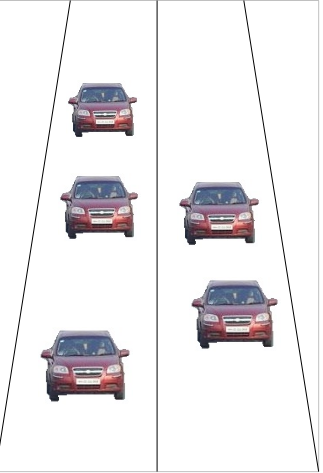
#> input picture code/python/CASE1/Lane1.png, 323 x 473 px, found by its file name
$ python decision.py   (Python 2 division)
#> lines starting #> are read from the running program, lines starting #| are printed output that depends on the picture; after the words box and inside, x2 and y2 are one past the last pixel; in counts of white or black regions, pixels touching at a corner belong together
### code/python/imaging.py
import sys
import numpy as np
import cv2
import math
cascade_src = 'cars.xml'

def display_image(windowName, image):
    cv2.namedWindow(windowName, cv2.WINDOW_NORMAL)
    cv2.imshow(windowName, image)

def noOfVehicles(image_name, direction):
    og = cv2.imread(image_name, 0)
    #display_image(image_name + " og", og)
    if direction=='L':
        og = og[:, :int(og.shape[1]*0.65)]
    elif direction=='R':
        og = og[:, int(og.shape[1]*0.35):]
    car_cascade = cv2.CascadeClassifier(cascade_src)
    cars = car_cascade.detectMultiScale(og, 1.1, 1)
    for (x,y,w,h) in cars:
        cv2.rectangle(og,(x,y),(x+w,y+h),(0,0,255),2)
    display_image("detected", og)
    if len(cars)==0:
        return 0
    return cars.shape[0]

def main():
    print noOfVehicles('cases/CASE1/Lane3.png', 'L')
    cv2.waitKey(0)

# [2 lines that do not run on import are left out]

### code/python/decision.py
import sys
import serial
import time
from imaging import noOfVehicles

lowU = 4
mediumU = 8
active = 1 #setting default active phase

#period for each phase has been red in seconds
redTimes = [0, 0, 0, 0]

scenario = [[0, 0], [0, 0], [0, 0], [0, 0]]

lastSentPhase = 0

decisionTable = [
   ['L', 'L', 'Y'],
   ['L', 'M', 'Y'],
   ['L', 'H', 'N'],
   ['M', 'L', 'Y'],
   ['M', 'M', 'Y'],
   ['M', 'H', 'N'],
   ['H', 'L', 'Y'],
   ['H', 'M', 'Y'],
   ['H', 'H', 'Y']
  ]
flowUrgencyTable = [
  ['L', 'L', 'L'],
  ['L', 'M', 'L'],
  ['L', 'H', 'L'],
  ['M', 'L', 'M'],
  ['M', 'M', 'M'],
  ['M', 'H', 'L'],
  ['H', 'L', 'H'],
  ['H', 'M', 'H'],
  ['H', 'H', 'M']
]
redTimeTable = [
  ['L', 'L', 'L'],
  ['L', 'M', 'L'],
  ['L', 'H', 'M'],
  ['M', 'L', 'L'],
  ['M', 'M', 'M'],
  ['M', 'H', 'H'],
  ['H', 'L', 'M'],
  ['H', 'M', 'H'],
  ['H', 'H', 'M']
]
observanceTable = [
  ['L', 'L', 'L'],
  ['L', 'M', 'L'],
  ['L', 'H', 'L'],
  ['M', 'L', 'M'],
  ['M', 'M', 'M'],
  ['M', 'H', 'L'],
  ['H', 'L', 'H'],
  ['H', 'M', 'H'],
  ['H', 'H', 'M']
]

#defining different phases - phases[phaseNo][flowNo][directionsOfTheFlow]
phases = [
  [[0, 1], [0, 2], [0, 3]],
  [[1, 0], [1, 2], [1, 3]],
  [[2, 0], [2, 1], [2, 3]],
  [[3, 0], [3, 1], [3, 2]]
]

def rangeToSeconds(urgency):
    if urgency == 'L':
        return 5
    elif urgency == 'M':
        return 10
    elif urgency == 'H':
        return 15
    else:
        return 30

def rangeToValue(urgency):
    if urgency == 'L':
        return 1
    elif urgency == 'M':
        return lowU+1
    elif urgency == 'H':
        return mediumU+1
    else: return 0

def valueToRange(value):
  if value<=lowU:
    return 'L'
  elif value<=mediumU:
    return 'M'
  else:
    return 'H'

#tells if the current phase should be stopped or not
def observingModule():
  oNumCarD=0
  ofNumCarD=0
  #taking the average of ofNumCar and ofNumCar of all flows in active phase
  oNumCarD = scenario[phases[active][0][0]][1]
  for i in range(0, len(phases[0])):
      ofNumCarD += scenario[phases[active][i][1]][0]
  oNumCar = valueToRange(oNumCarD)
  ofNumCar = valueToRange(ofNumCarD/len(phases[0]))
  for i in range(0, len(observanceTable)):
      if observanceTable[i][0] == oNumCar and observanceTable[i][1] == ofNumCar:
          return observanceTable[i][2]
  return 'L'

#calculates the urgency of a flow
def flowUrgency(phase, in_direction, out_direction):
  urgency = 'L'
  numCar = valueToRange(scenario[in_direction][1])
  redTime = valueToRange(redTimes[phase])
  fNumCar = valueToRange(scenario[out_direction][0])
  for i in range(0, len(flowUrgencyTable)):
    if flowUrgencyTable[i][0] == numCar and flowUrgencyTable[i][1] == fNumCar:
      tempUrgency = flowUrgencyTable[i][2]
      break
  for i in range(0, len(redTimeTable)):
      if tempUrgency==redTimeTable[i][0] and redTime==redTimeTable[i][1]:
          urgency = redTimeTable[i][2]
          break
  return rangeToValue(urgency)

#calculates the urgency of a phase
def phaseUrgency(phase):
  urgency_sum = 0
  for i in range(0, len(phases[0])):
    urgency_sum += flowUrgency(phase, phases[phase][i][0], phases[phase][i][1])
  return urgency_sum/len(phases[0])

#calculates the urgency of all non-active phases and returns the urgency of the phase with highest urgency
def nextPhase():
    global lastSentPhase
    urgencies = []
    for i in range(0, len(phases)):
        urgencies.append(i)
    urgencies = sorted(urgencies, key=phaseUrgency, reverse=True)
    for i in range(0, len(urgencies)):
        if urgencies[i]!=active and urgencies[i]!=lastSentPhase:
            lastSentPhase = urgencies[i]
            return (urgencies[i], valueToRange(phaseUrgency(urgencies[i])))

#takes decision whether to continue with current phase or change phase
def decisionMaker():
    decision = 'Y'
    next_phase = nextPhase()
    stop = observingModule()
    #print 'nextPhase: ', str(next_phase[0]), ' with urgency: ', next_phase[1]
    #print 'active: ', str(stop)
    for i in range(0, len(decisionTable)):
        if decisionTable[i][0] == next_phase[1] and decisionTable[i][1] == stop:
            decision = decisionTable[i][2]
            break
    #print 'decision: ', decision
    if decision == 'N':
        next_phase = (active, valueToRange(phaseUrgency(active)))
    return next_phase

def fillScenario(caseNo):
    global scenario
    """scenario1 = [
      [3, 2], [4, 4], [1, 4], [2, 1]
      [2, 1], [4, 4], [1, 4], [3, 2]
      [1, 4], [2, 1], [3, 2], [4, 4]
      [4, 4], [3, 2], [2, 1], [1, 4]
    ]
    """
    for i in range(0, 4):
        #print 'cases/CASE', str(caseNo), 'lane', str(i), '.jpg', 'L'
        #print 'cases/CASE', str(caseNo), 'lane', str(i), '.jpg', 'R'
        scenario[i][0] = noOfVehicles('cases/CASE'+str(caseNo)+'/Lane'+str(i+1)+'.png', 'L')
        scenario[i][1] = noOfVehicles('cases/CASE'+str(caseNo)+'/Lane'+str(i+1)+'.png', 'R')

def signalSlave(active, timer):
    try:
        print 'phase ', str(active), ' will be G for ', str(timer), ' seconds'
        port_no = '/dev/ttyACM'
        ser = [0, 0, 0, 0]
        ser[0] = serial.Serial(port_no+'0', 9600)
        ser[1] = serial.Serial(port_no+'1', 9600)
        ser[2] = serial.Serial(port_no+'2', 9600)
        ser[3] = serial.Serial(port_no+'3', 9600)
        time.sleep(2)
        for i in range(0, 4):
          if i==active:
           ser[i].write('G')
          else: ser[i].write('R')
        time.sleep(1)
        for i in range(0, 4):
          ser[i].write(str(timer))
    except serial.serialutil.SerialException:
        print 'A Slave not connected'

def main():
    """
    fillScenario(1)
    print scenario
    fillScenario(2)
    print scenario
    fillScenario(3)
    print scenario
    fillScenario(4)
    print scenario
    """
    for i in range(1, 5):
        #filling the scenario array
        fillScenario(i)
#> in noOfVehicles, `og = cv2.imread(image_name, 0)`:
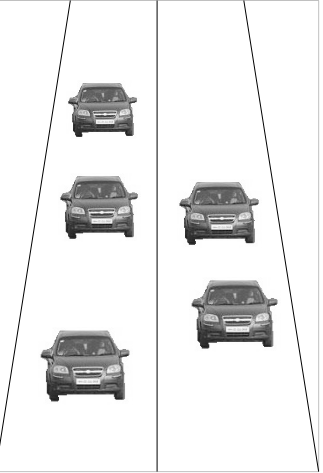
#> og: shape (473, 323); min 8, max 255, mean 234.5
#> in noOfVehicles, `og = og[:, :int(og.shape[1]*0.65)]`:
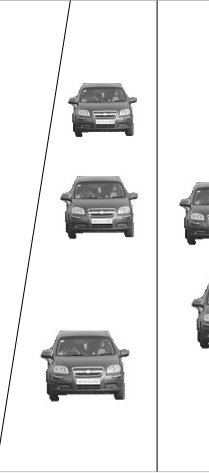
#> og: shape (473, 209); min 8, max 255, mean 233.5
#> in noOfVehicles, `cars = car_cascade.detectMultiScale(og, 1.1, 1)`: cars = [[6, 294, 149, 149]]
#> the loop in noOfVehicles, `for (x,y,w,h) in cars:` made 1 pass
#> after the loop in noOfVehicles, `for (x,y,w,h) in cars:`:
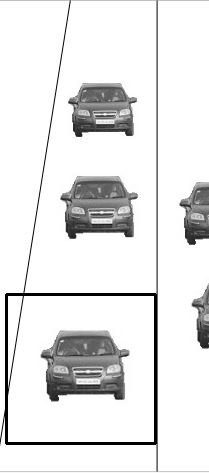
#> og: shape (473, 209); 1.8% of pixels changed, all inside (x1, y1, x2, y2) = (5, 293, 157, 445)
#> call 2 of noOfVehicles, with image_name = 'cases/CASE1/Lane1.png', direction = 'R'
#> in noOfVehicles (call 2), `og = og[:, int(og.shape[1]*0.35):]`:
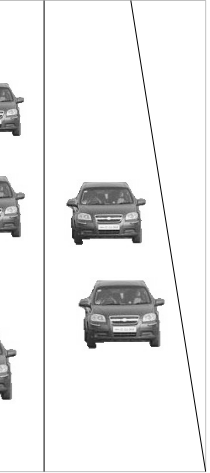
#> og: shape (473, 210); min 8, max 255, mean 237.1
#> in noOfVehicles (call 2), `cars = car_cascade.detectMultiScale(og, 1.1, 1)`: cars = [[62, 266, 113, 113]]
#> the loop in noOfVehicles (call 2), `for (x,y,w,h) in cars:` made 1 pass
#> after the loop in noOfVehicles (call 2), `for (x,y,w,h) in cars:`:
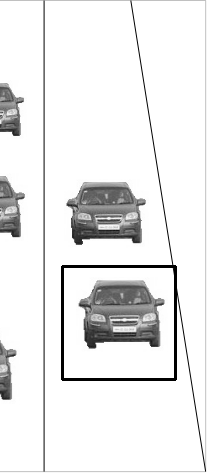
#> og: shape (473, 210); 1.36% of pixels changed, all inside (x1, y1, x2, y2) = (61, 265, 177, 381)
        i += 1
        print 'vehicles:'
        print scenario
#| [[1, 1], [3, 3], [1, 5], [1, 1]]
        #taking the decision from decisionMaker
        active = decisionMaker()
        print 'active phase is ', str(active[0]), 'with urgency ', active[1]
        timer = rangeToSeconds(active[1])
        #sending appropriate signals to different arduinos
        signalSlave(active[0], timer)
        redTimes[active[0]] = 0
        for i in range(0, len(phases)):
            if i!=active[0]:
                #signalSlave(i, 'R', timer)
                redTimes[i] += timer
        print 'redTimes are:'
        print redTimes
        time.sleep(timer+3)


if __name__ == '__main__':
#> (the run stopped early here; a loop or call above may not have finished)
